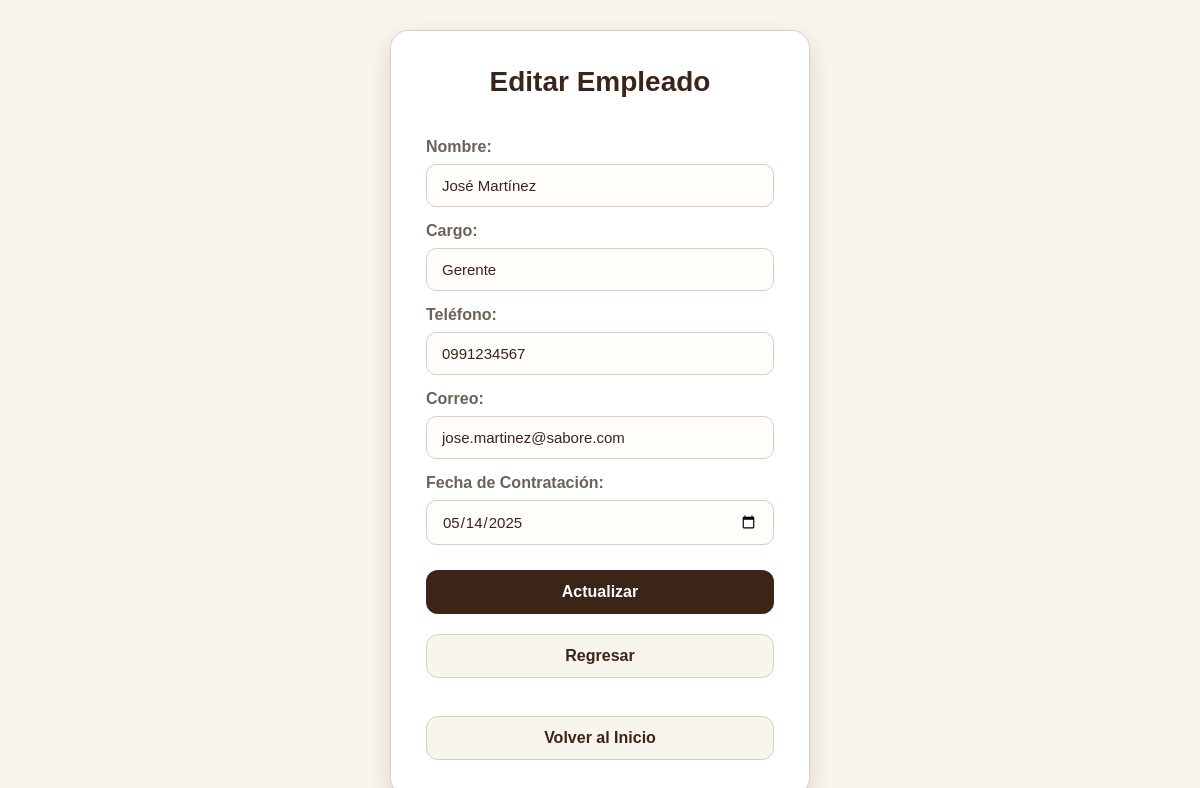
Page /index.php?url=empleados/editarForm&id=1 on the committed database.
### tables this page shows
CREATE TABLE `empleado` (
  `id_empleado` int(11) NOT NULL,
  `nombre` varchar(100) NOT NULL,
  `cargo` varchar(50) DEFAULT NULL,
  `telefono` varchar(20) DEFAULT NULL,
  `email` varchar(100) DEFAULT NULL,
  `fecha_contratacion` date DEFAULT NULL
);

### app/controllers/EmpleadoController.php (called while the page is built, shortened)
<?php
require_once __DIR__ . '/../models/Empleado.php';
class EmpleadoController
{
    public function editarForm()
    {
        $id = $_GET["id"] ?? 0;
        $empleado = Empleado::obtenerPorId($id);
        require __DIR__ . "/../views/Empleados/editarempleados.php";
    }
}

### app/models/Empleado.php (called while the page is built, shortened)
<?php
class Empleado
{
    public static function obtenerPorId($id)
    {
        $conn = Conexion::conectar();
        $id = (int)$id;
        $sql = "SELECT *
                FROM empleado
                WHERE id_empleado = $id
                LIMIT 1";
        $resultado = $conn->query($sql);
        return $resultado->fetch_assoc();
    }
}

### app/views/Empleados/editarempleados.php (the view, shortened to what this page needs)
<?php
$empleado = $empleado ?? null;
?>
<!DOCTYPE html>
<html lang="en">
<head>
    <link rel="stylesheet" href="css/styles.css">
</head>
<body>
<div class="formulario-centro">
    <div class="formulario">
        <h1>Editar Empleado</h1>
        <?php if (!$empleado): ?>
            <p>El empleado no existe.</p>
            <a href="index.php?url=empleados/listar">
                Volver
            </a>
            <br>
            <a href="index.php">
                Inicio
            </a>
        <?php else: ?>
            <form method="POST"
                  action="index.php?url=empleados/actualizar"
                  onsubmit="return validarEmpleado()">
                <label>Nombre:</label>
                <input type="text"
                       name="nombre"
                       value="<?= htmlspecialchars($empleado["nombre"]) ?>"
                       required>
                <label>Cargo:</label>
                <input type="text"
                       name="cargo"
                       value="<?= htmlspecialchars($empleado["cargo"]) ?>"
                       required>
                <label>Teléfono:</label>
                <input type="text"
                       name="telefono"
                       value="<?= htmlspecialchars($empleado["telefono"]) ?>"
                       required>
                <label>Correo:</label>
                <input type="email"
                       name="email"
                       value="<?= htmlspecialchars($empleado["email"]) ?>"
                       required>
                <label>Fecha de Contratación:</label>
                <input type="date"
                       name="fecha_contratacion"
                       value="<?= htmlspecialchars($empleado["fecha_contratacion"]) ?>"
                       required>
                <button type="submit">
                    Actualizar
                </button>
            </form>
        <a class="btn-volver" href="index.php?url=empleados/listar">Regresar</a>
        <br>
        <a class="btn-volver"
           href="index.php?url=inicio">
            Volver al Inicio
        </a>
        <?php endif; ?>
    </div>
</div>
</body>
</html>

### public/css/styles.css (style rules this page uses)
:root { --cafe:#3B2418; --dorado:#C58A2D; --crema:#F8F4EE; --gris-texto:#6D6258; --blanco:#FFFFFF; --borde:#D8CFC4; }
* { margin:0; padding:0; box-sizing:border-box; font-family:'Poppins',sans-serif; }
body { background:var(--crema); color:var(--cafe); min-height:100vh; }
.formulario-centro { width:100%; min-height:100vh; display:flex; justify-content:center; align-items:center; padding:30px; }
.formulario { width:420px; max-width:100%; background:var(--blanco); padding:35px; border-radius:18px; box-shadow:0 10px 25px rgba(59,36,24,0.15); border:1px solid var(--borde); }
.formulario h1, .card h1 { text-align:center; color:var(--cafe); font-size:28px; margin-bottom:25px; }
form { display:flex; flex-direction:column; }
label { font-weight:600; color:var(--gris-texto); margin-top:15px; margin-bottom:8px; }
input, select, textarea { width:100%; padding:12px 15px; border-radius:10px; border:1px solid var(--borde); background:#fffdf9; color:var(--cafe); font-size:15px; outline:none; }
button, .btn { margin-top:25px; padding:13px 20px; border:none; border-radius:12px; background:var(--cafe); color:var(--blanco); font-size:16px; font-weight:600; cursor:pointer; text-decoration:none; text-align:center; transition:.3s; }
.btn-volver { display:block; text-align:center; margin-top:20px; padding:12px; border-radius:12px; text-decoration:none; color:var(--cafe); background:var(--crema); border:1px solid var(--borde); font-weight:600; transition:.3s; }

### rows in the picture
empleado: nombre "José Martínez", cargo "Gerente", telefono "0991234567", email "jose.martinez@sabore.com", fecha_contratacion "05/14/2025"
